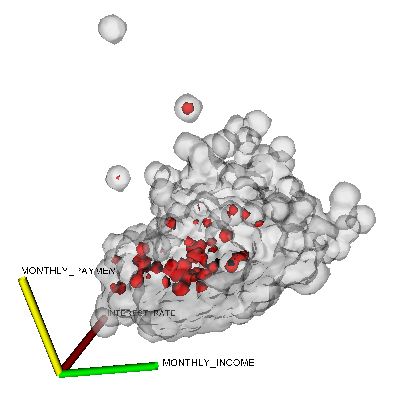

The script that drew this image:
#!/usr/bin/env python

# Visualize financial data using Gaussian splatting to show the overall
# population and delinquent population as isosurfaces with labeled axes.

import os

# Factory overrides
import vtkmodules.vtkInteractionStyle  # noqa: F401
import vtkmodules.vtkRenderingOpenGL2  # noqa: F401

from vtkmodules.vtkFiltersCore import (
    vtkDataObjectToDataSetFilter,
    vtkFieldDataToAttributeDataFilter,
    vtkTubeFilter,
)
from vtkmodules.vtkFiltersGeneral import (
    vtkAxes,
    vtkMarchingContourFilter,
)
from vtkmodules.vtkIOLegacy import vtkDataObjectReader
from vtkmodules.vtkImagingHybrid import vtkGaussianSplatter
from vtkmodules.vtkRenderingCore import (
    vtkActor,
    vtkCamera,
    vtkFollower,
    vtkPolyDataMapper,
    vtkRenderWindow,
    vtkRenderWindowInteractor,
    vtkRenderer,
)
from vtkmodules.vtkRenderingFreeType import vtkVectorText

# Data directory
data_dir = os.environ.get("VPE_DATA_DIR", os.path.dirname(os.path.abspath(__file__)))

# Field names
x_axis = "INTEREST_RATE"
y_axis = "MONTHLY_PAYMENT"
z_axis = "MONTHLY_INCOME"
scalar = "TIME_LATE"

# Read the financial field data
data_reader = vtkDataObjectReader()
data_reader.SetFileName(os.path.join(data_dir, "financial.vtk"))

# Extract data from field as polydata points
data_to_dataset = vtkDataObjectToDataSetFilter()
data_to_dataset.SetInputConnection(data_reader.GetOutputPort())
data_to_dataset.SetDataSetTypeToPolyData()
data_to_dataset.DefaultNormalizeOn()
data_to_dataset.SetPointComponent(0, x_axis, 0)
data_to_dataset.SetPointComponent(1, y_axis, 0, 0, 3187, 1)
data_to_dataset.SetPointComponent(2, z_axis, 0)
data_to_dataset.Update()

# Assign scalars from field
field_to_attribute = vtkFieldDataToAttributeDataFilter()
field_to_attribute.SetInputConnection(data_to_dataset.GetOutputPort())
field_to_attribute.SetInputFieldToDataObjectField()
field_to_attribute.SetOutputAttributeDataToPointData()
field_to_attribute.DefaultNormalizeOn()
field_to_attribute.SetScalarComponent(0, scalar, 0)

# Pipeline for original population (translucent gray)
pop_splatter = vtkGaussianSplatter()
pop_splatter.SetInputConnection(field_to_attribute.GetOutputPort())
pop_splatter.SetSampleDimensions(50, 50, 50)
pop_splatter.SetRadius(0.05)
pop_splatter.ScalarWarpingOff()

pop_surface = vtkMarchingContourFilter()
pop_surface.SetInputConnection(pop_splatter.GetOutputPort())
pop_surface.SetValue(0, 0.01)

pop_mapper = vtkPolyDataMapper()
pop_mapper.SetInputConnection(pop_surface.GetOutputPort())
pop_mapper.ScalarVisibilityOff()

pop_actor = vtkActor()
pop_actor.SetMapper(pop_mapper)
pop_actor.GetProperty().SetOpacity(0.3)
pop_actor.GetProperty().SetColor(0.9, 0.9, 0.9)

# Pipeline for delinquent population (red)
late_splatter = vtkGaussianSplatter()
late_splatter.SetInputConnection(field_to_attribute.GetOutputPort())
late_splatter.SetSampleDimensions(50, 50, 50)
late_splatter.SetRadius(0.05)
late_splatter.SetScaleFactor(0.05)

late_surface = vtkMarchingContourFilter()
late_surface.SetInputConnection(late_splatter.GetOutputPort())
late_surface.SetValue(0, 0.01)

late_mapper = vtkPolyDataMapper()
late_mapper.SetInputConnection(late_surface.GetOutputPort())
late_mapper.ScalarVisibilityOff()

late_actor = vtkActor()
late_actor.SetMapper(late_mapper)
late_actor.GetProperty().SetColor(1.0, 0.0, 0.0)

# Create axes
pop_splatter.Update()
bounds = pop_splatter.GetOutput().GetBounds()

axes = vtkAxes()
axes.SetOrigin(bounds[0], bounds[2], bounds[4])
axes.SetScaleFactor(pop_splatter.GetOutput().GetLength() / 5.0)

axes_tubes = vtkTubeFilter()
axes_tubes.SetInputConnection(axes.GetOutputPort())
axes_tubes.SetRadius(axes.GetScaleFactor() / 25.0)
axes_tubes.SetNumberOfSides(6)

axes_mapper = vtkPolyDataMapper()
axes_mapper.SetInputConnection(axes_tubes.GetOutputPort())

axes_actor = vtkActor()
axes_actor.SetMapper(axes_mapper)

# X-axis label
x_text = vtkVectorText()
x_text.SetText(x_axis)
x_text_mapper = vtkPolyDataMapper()
x_text_mapper.SetInputConnection(x_text.GetOutputPort())
x_label = vtkFollower()
x_label.SetMapper(x_text_mapper)
x_label.SetScale(0.02, 0.02, 0.02)
x_label.SetPosition(0.35, -0.05, -0.05)
x_label.GetProperty().SetColor(0, 0, 0)

# Y-axis label
y_text = vtkVectorText()
y_text.SetText(y_axis)
y_text_mapper = vtkPolyDataMapper()
y_text_mapper.SetInputConnection(y_text.GetOutputPort())
y_label = vtkFollower()
y_label.SetMapper(y_text_mapper)
y_label.SetScale(0.02, 0.02, 0.02)
y_label.SetPosition(-0.05, 0.35, -0.05)
y_label.GetProperty().SetColor(0, 0, 0)

# Z-axis label
z_text = vtkVectorText()
z_text.SetText(z_axis)
z_text_mapper = vtkPolyDataMapper()
z_text_mapper.SetInputConnection(z_text.GetOutputPort())
z_label = vtkFollower()
z_label.SetMapper(z_text_mapper)
z_label.SetScale(0.02, 0.02, 0.02)
z_label.SetPosition(-0.05, -0.05, 0.35)
z_label.GetProperty().SetColor(0, 0, 0)

# Renderer
renderer = vtkRenderer()
renderer.AddActor(axes_actor)
renderer.AddActor(late_actor)
renderer.AddActor(x_label)
renderer.AddActor(y_label)
renderer.AddActor(z_label)
renderer.AddActor(pop_actor)
renderer.SetBackground(1, 1, 1)

# Window
render_window = vtkRenderWindow()
render_window.AddRenderer(renderer)
render_window.SetSize(400, 400)
render_window.SetWindowName("financial field")

# Scene
camera = vtkCamera()
camera.SetClippingRange(0.274, 13.72)
camera.SetFocalPoint(0.433816, 0.333131, 0.449)
camera.SetPosition(-1.96987, 1.15145, 1.49053)
camera.SetViewUp(0.378927, 0.911821, 0.158107)
renderer.SetActiveCamera(camera)
x_label.SetCamera(camera)
y_label.SetCamera(camera)
z_label.SetCamera(camera)

# Interactor
interactor = vtkRenderWindowInteractor()
interactor.SetRenderWindow(render_window)

interactor.Initialize()
interactor.Start()
